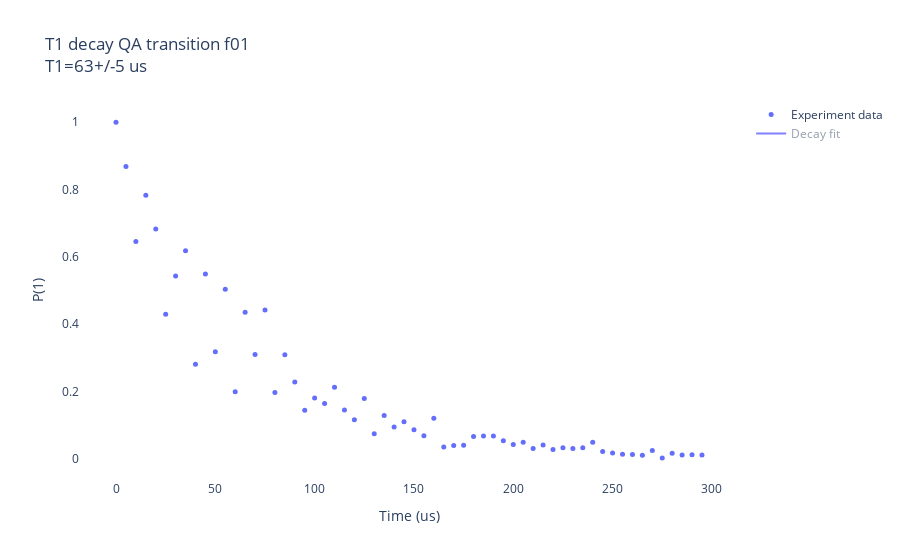

The notebook cell this image was saved under:
### Markdown cell above
### Coherence (T1 T2 echo T2 ramsey)

### Code cell
SimpleT1(qubit=duts_dict['Q1'],time_length=300,time_resolution=5)
